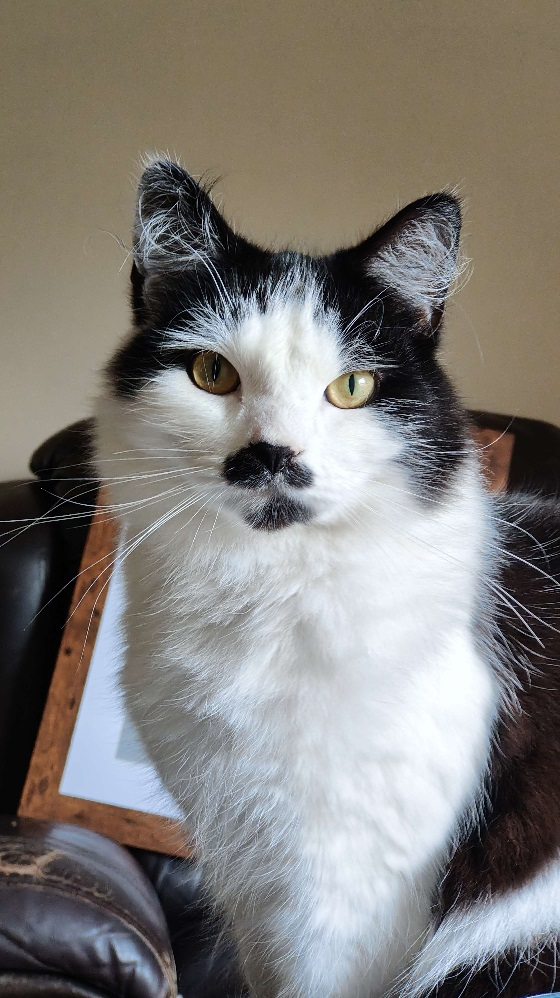
#> input picture grafika-lab4/IMG20231017121105.jpg, 560 x 998 px; the run also reads 1 picture not shown here
$ python main.py
#> lines starting #> are read from the running program, lines starting #| are printed output that depends on the picture
from PIL import Image
import numpy as np
from PIL import ImageChops
import matplotlib.pyplot as plt

im = Image.open("IMG20231017121105.jpg")
#> im is the input picture: PIL image 560x998 RGB; mean R, G, B 129.2, 125.9, 121.7
print("tryb", im.mode)
#| tryb RGB
print("format", im.format)
#| format JPEG
print("rozmiar", im.size)
#| rozmiar (560, 998)

T = np.array(im)

t_r = T[:, :, 0]
im_r = Image.fromarray(t_r)
t_g = T[:, :, 1]
im_g = Image.fromarray(t_g)
t_b = T[:, :, 2]
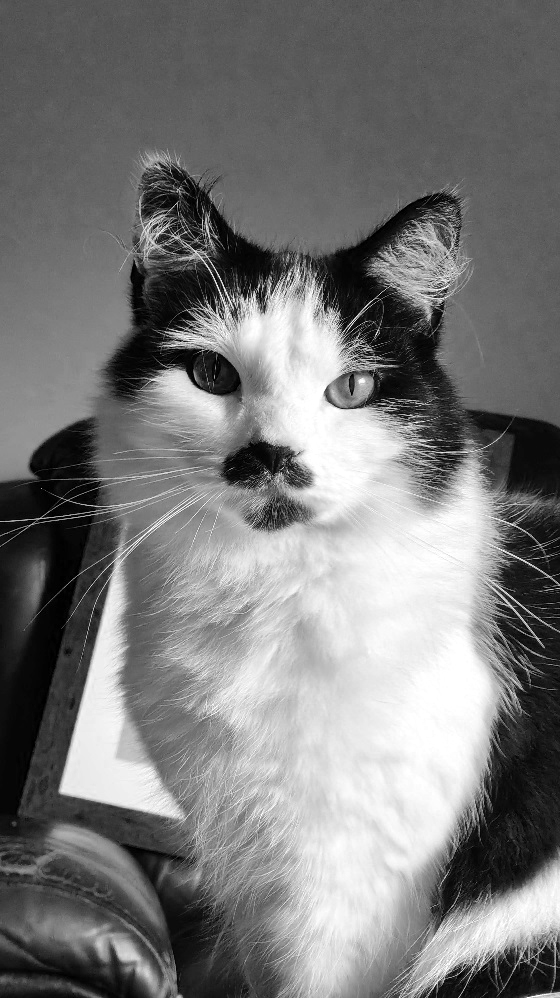
#> t_b: shape (998, 560); min 0, max 255, mean 121.7
im_b = Image.fromarray(t_b)

im2 = Image.merge('RGB', (im_r, im_g, im_b))

im_diff = ImageChops.difference(im, im2)
#> im_diff: PIL image 560x998 RGB; every value is 0

plt.figure(figsize=(32, 16))
plt.subplot(1, 3, 1)
plt.imshow(im)
plt.axis('off')
plt.subplot(1, 3, 2)
plt.imshow(im2, "gray")
plt.axis('off')
plt.subplot(1, 3 ,3)
plt.imshow(im_diff, "gray")
plt.axis('off')
plt.subplots_adjust(wspace=0.05, hspace=0.05)
plt.savefig('fig1.png')
plt.show()

r, g, b = im.split()

im3 = Image.merge('RGB', (r, b, g))
im3.save("im3.jpg")
im3.save("im3.png")

im3_jpg = Image.open("im3.jpg")
im3_png = Image.open("im3.png")
print("Tryb jpg:", im3_jpg.mode)
#| Tryb jpg: RGB
print("Tryb png:", im3_png.mode)
#| Tryb png: RGB

im3_diff = ImageChops.difference(im3_jpg, im3_png)
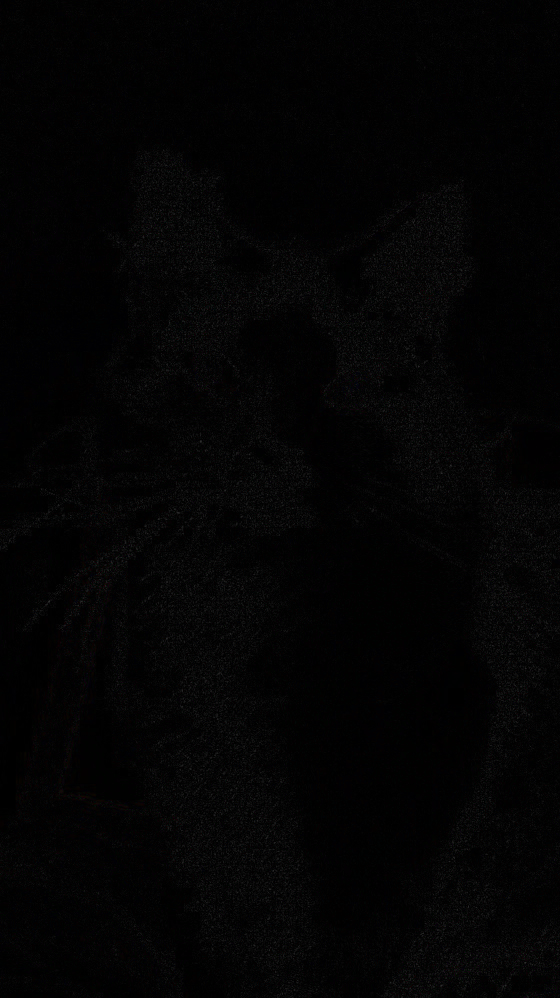
#> im3_diff: PIL image 560x998 RGB; mean R, G, B 3.5, 3.3, 3.5

plt.figure(figsize=(32, 16))
plt.subplot(1, 3, 1)
plt.imshow(im3_png)
plt.axis('off')
plt.subplot(1, 3, 2)
plt.imshow(im3_jpg, "gray")
plt.axis('off')
plt.subplot(1, 3 ,3)
plt.imshow(im3_diff, "gray")
plt.axis('off')
plt.subplots_adjust(wspace=0.05, hspace=0.05)
plt.savefig('fig2.png')
plt.show()

img1 = Image.open("obraz1_1.jpg")
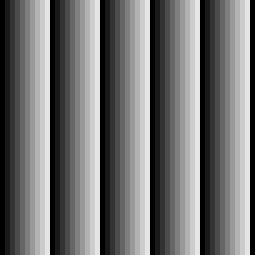
#> input picture grafika-lab4/obraz1_1.jpg, 255 x 255 px
#> img1 is the input picture: PIL image 255x255 RGB; min 0, max 233, mean 112.3
img2 = Image.open("obraz1_1.png")
img3 = Image.open("obraz1_1N.jpg")
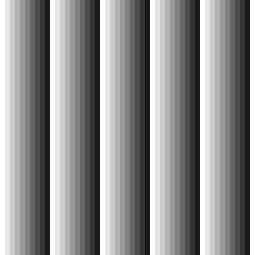
#> input picture grafika-lab4/obraz1_1N.jpg, 255 x 255 px
#> img3 is the input picture: PIL image 255x255 RGB; min 22, max 255, mean 142.7
img4 = Image.open("obraz1_1N.png")
img5 = Image.open("obraz1_2.jpg")
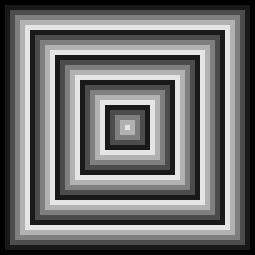
#> input picture grafika-lab4/obraz1_2.jpg, 255 x 255 px
#> img5 is the input picture: PIL image 255x255 RGB; min 0, max 255, mean 109.5
img6 = Image.open("obraz1_2.png")
img7 = Image.open("obraz1_2N.jpg")
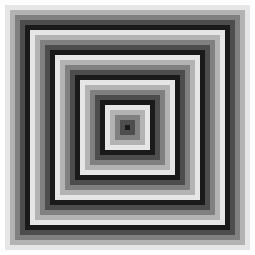
#> input picture grafika-lab4/obraz1_2N.jpg, 255 x 255 px
#> img7 is the input picture: PIL image 255x255 RGB; min 0, max 255, mean 145.5
img8 = Image.open("obraz1_2N.png")

imgdiff1 = ImageChops.difference(img1, img2)
#> imgdiff1: PIL image 255x255 RGB; every value is 0
imgdiff2 = ImageChops.difference(img3, img4)
imgdiff3 = ImageChops.difference(img5, img6)
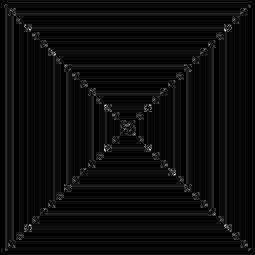
#> imgdiff3: PIL image 255x255 RGB; min 0, max 28, mean 1.2; drawn with min black and max white
imgdiff4 = ImageChops.difference(img7, img8)
# [4 lines of commented-out code are left out]

print(img1.mode)
#| RGB
print(img2.mode)
#| RGB
print(img3.mode)
#| RGB
print(imgdiff1.mode)
#| RGB

plt.figure(figsize=(32, 16))
plt.subplot(4, 3, 1)
plt.imshow(img1, "gray")
plt.axis('off')
plt.subplot(4, 3, 2)
plt.imshow(img2, "gray")
plt.axis('off')
plt.subplot(4, 3, 3)
plt.imshow(imgdiff1, "gray")
plt.axis('off')
plt.subplot(4, 3, 4)
plt.imshow(img3, "gray")
plt.axis('off')
plt.subplot(4, 3, 5)
plt.imshow(img4, "gray")
plt.axis('off')
plt.subplot(4, 3, 6)
plt.imshow(imgdiff2, "gray")
plt.axis('off')
plt.subplot(4, 3, 7)
plt.imshow(img5, "gray")
plt.axis('off')
plt.subplot(4, 3, 8)
plt.imshow(img6, "gray")
plt.axis('off')
plt.subplot(4, 3, 9)
plt.imshow(imgdiff3, "gray")
plt.axis('off')
plt.subplot(4, 3, 10)
plt.imshow(img7, "gray")
plt.axis('off')
plt.subplot(4, 3, 11)
plt.imshow(img8, "gray")
plt.axis('off')
plt.subplot(4, 3, 12)
plt.imshow(imgdiff4, "gray")
plt.axis('off')
plt.subplots_adjust(wspace=0.05, hspace=0.05)
plt.savefig('fig3.png')
plt.show()
